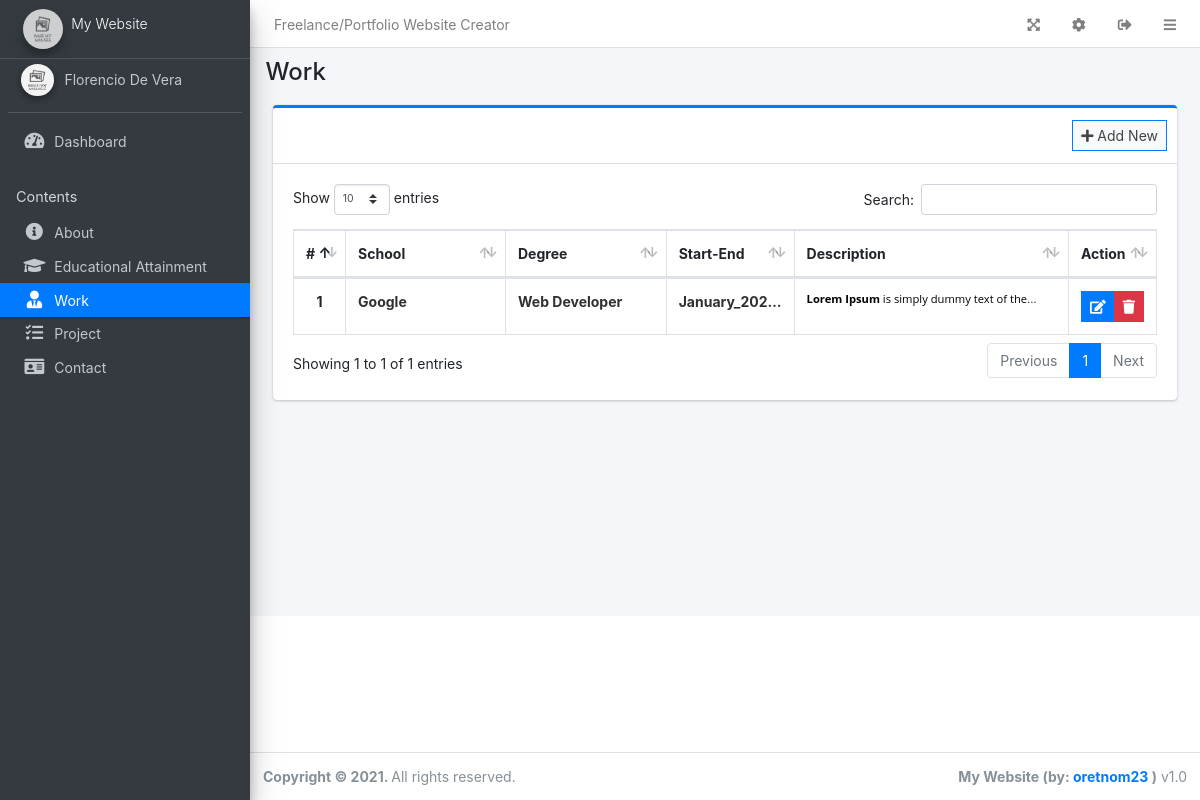
Page /admin/?page=work (signed in) on the committed database.
### tables this page shows
CREATE TABLE `work` (
  `id` int(30) NOT NULL,
  `company` text DEFAULT NULL,
  `position` text DEFAULT NULL,
  `started` varchar(250) NOT NULL,
  `ended` varchar(250) NOT NULL,
  `description` text DEFAULT NULL,
  `order_by` int(30) NOT NULL
);

### admin/work/index.php (the view, shortened to what this page needs)
<div class="col-lg-12">
	<div class="card card-outline card-primary">
		<div class="card-header">
			<div class="card-tools">
				<a class="btn btn-block btn-sm btn-default btn-flat border-primary new_work" href="javascript:void(0)"><i class="fa fa-plus"></i> Add New</a>
			</div>
		</div>
		<div class="card-body">
			<table class="table tabe-hover table-bordered table-compact" id="list">
				<colgroup>
					<col width="5%">
					<col width="20%">
					<col width="20%">
					<col width="15%">
					<col width="35%">
					<col width="15%">
				</colgroup>
				<thead>
					<tr>
						<th class="text-center">#</th>
						<th>School</th>
						<th>Degree</th>
						<th>Start-End</th>
						<th>Description</th>
						<th>Action</th>
					</tr>
				</thead>
				<tbody>
					<?php
					$i = 1;
					$qry = $conn->query("SELECT * FROM `work` order by `ended` desc");
					while($row= $qry->fetch_assoc()):
						$desc = html_entity_decode($row['description']);
					?>
					<tr>
						<th class="text-center"><?php echo $i++ ?></th>
						<td><b class="truncate-1"><?php echo ucwords($row['company']) ?></b></td>
						<td><b class="truncate-1"><?php echo ucwords($row['position']) ?></b></td>
						<td><b class="truncate-1"><?php echo $row['started'] . ' - ' .$row['ended'] ?></b></td>
						<td><small class="truncate-1"><?php echo $desc ?></small></td>
						<td class="text-center">
		                    <div class="btn-group">
		                        <a href="javascript:void(0)" data-id='<?php echo $row['id'] ?>' class="btn btn-primary btn-flat btn-sm manage_work">
		                          <i class="fas fa-edit"></i>
		                        </a>
		                        <button type="button" class="btn btn-danger btn-sm btn-flat delete_work" data-id="<?php echo $row['id'] ?>">
		                          <i class="fas fa-trash"></i>
		                        </button>
	                      </div>
						</td>
					</tr>
				<?php endwhile; ?>
				</tbody>
			</table>
		</div>
	</div>
</div>

### rows in the picture
work: company "Google", position "Web Developer", started "January_2021", description "Lorem Ipsum is simply dummy text of…"

### other values in the picture
$_settings->info('name') "Freelance/Portfolio Website Creator"
$_settings->info('short_name') "My Website"
$_settings->userdata('firstname').' '.$_settings->userdata('lastname') "Florencio De Vera"
str_replace("_", " ",$page) "Work"
